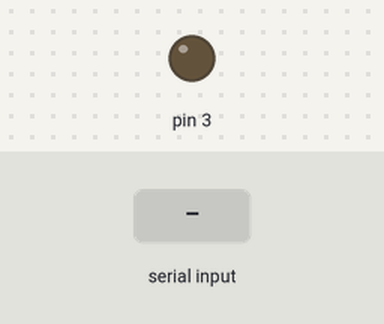
Bench run of a sketch on a simulated Arduino Uno, built with avr-gcc and run on an emulated ATmega328P. On the bench: output pins drawn as LEDs (lit = HIGH). The test bench sets the inputs (shaded band). What the sketch prints to the serial monitor is not drawn.

Above: at 1.2 s.
1.3 s: "1,90,45\n" received over Serial
At 1.6 s:
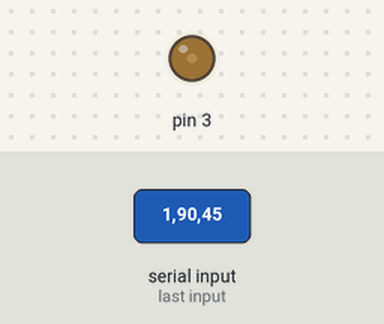
4.3 s: "30,150\n" received over Serial
At 5.0 s:
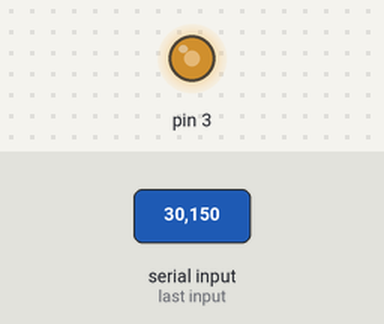
7.3 s: "1,90\n" received over Serial
At 8.4 s:
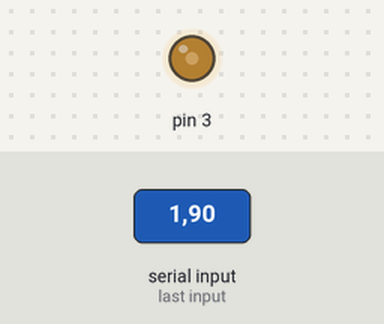
10.3 s: "90,45\n" received over Serial
At 13.4 s:
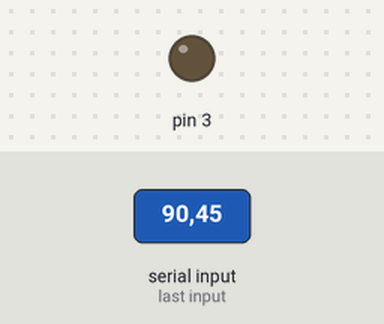
Timing chart, 0 to 14.3 s (numbered marks = the images above; inputs shaded):
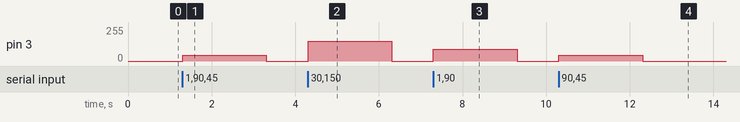

Measured:
- after the input at 1.3 s, pin 3: 0/255 → 45/255 at once, → 0/255 2.0 s later
- after the input at 4.3 s, pin 3: 0/255 → 150/255 at once, → 0/255 2.0 s later
- after the input at 7.3 s, pin 3: 0/255 → 90/255 at once, → 0/255 2.0 s later
- after the input at 10.3 s, pin 3: 0/255 → 45/255 at once, → 0/255 2.0 s later

The sketch:

arduivis_Max7_model3_feedback.ino
```cpp
/*

~~~~~~~ arduivis - MaxMSP ~~~~~~~
~~~~~~~~ model#3: feedback ~~~~~~~~~

MaxMSP: arduivis_Max7_model3_feedback.maxpat

This is an example of a feedback loop that
simultaneously sends information from the
Arduino (output), through aprogramming
language, and back to the Arduino (input).

This code is in the public domain

written by Christopher Konopka
http://cskonopka.github.io/arduivis/
http://christopherkonopka.com/

*/

void setup()
{
  // Create/open serial port
  Serial.begin(9600);

  // Define LED mode
  // PWM LED
  pinMode(3, OUTPUT);
}

void loop()
{

  // Slider from MaxMSP
    int maxmspSlider;

  // Feedback input from MaxMSP
    int feedbackInput;

  // Parse incoming MaxMSP slider values
  // from MaxMSP, to Arduino
    maxmspSlider = Serial.parseInt();

  // MaxMSP Slider values to serial buffer
  // [serial] object
  // to MaxMSP, from Arduino
    Serial.print(maxmspSlider);
    Serial.print(" ");

  // Feedback Input
  // From MaxMSP
    feedbackInput = Serial.parseInt();

  // Write parsed feedback values to LEDs
  // Fading LED
  // from MaxMSP, to Arduino
    analogWrite(3, feedbackInput);

  // MaxMSP feedback values to serial buffer
  // [serial] object
  // to MaxMSP, from Arduino
    Serial.println(feedbackInput);
}
```
